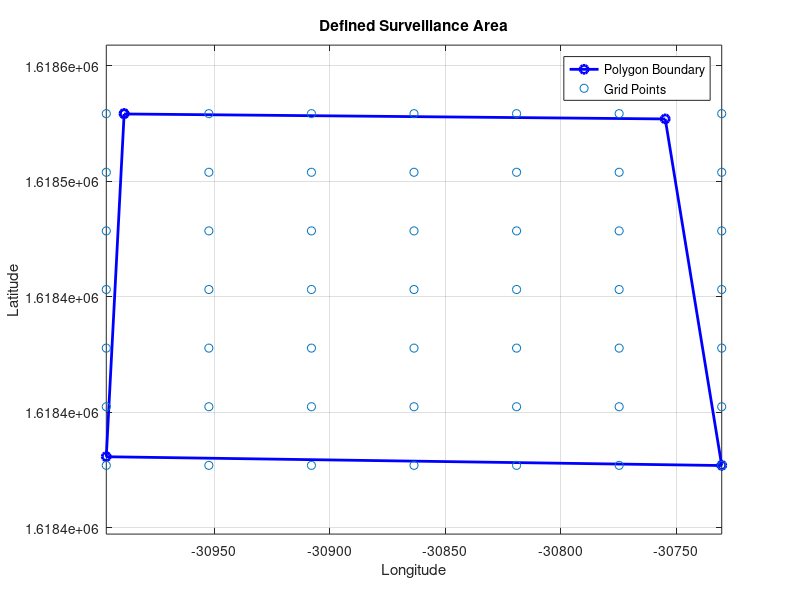

Write MATLAB code to recreate this figure. (Note: this script raises an error after producing the figure.)
% =========================================================================
% REAL COORDINATE TEST
polygon_vertices = [
    53.950974807525206, -1.0329672619323844;
    53.946024591620926, -1.033224753997814;
    53.945898302917456, -1.0243412777404899;
    53.95089904334211, -1.0251566692810172;
    53.950974807525206, -1.0329672619323844 % Close the loop
];

% Scale values
polygon_vertices = polygon_vertices * 30000;

% Plot the polygon
figure;
plot(polygon_vertices(:,2), polygon_vertices(:,1), 'b-o', 'LineWidth', 2);
xlabel('Longitude');
ylabel('Latitude');
title('Defined Surveillance Area');
grid on;
axis equal;

% Define grid resolution (adjust as needed)
num_divisions_x = 7;  % Number of divisions along latitude
num_divisions_y = 7;  % Number of divisions along longitude

lat_min = min(polygon_vertices(:,1));
lat_max = max(polygon_vertices(:,1));
lon_min = min(polygon_vertices(:,2));
lon_max = max(polygon_vertices(:,2));

% Generate a grid of waypoints
lat_values = linspace(lat_min, lat_max, num_divisions_x);
lon_values = linspace(lon_min, lon_max, num_divisions_y);
[lon_grid, lat_grid] = ndgrid(lon_values, lat_values);

% Convert to list of waypoints
grid_waypoints = [lat_grid(:), lon_grid(:)];

% Plot the grid points
hold on;
scatter(grid_waypoints(:,2), grid_waypoints(:,1), 'r*');
legend('Polygon Boundary', 'Grid Points');

square_size = [30, 30]; 
square_centres = grid_waypoints;
square_corners = calculate_square_corner_coordinates(square_centres, square_size);

start_pos = [lat_min, lon_min];
goal_pos = [lat_max, lon_max];
% =========================================================================

% =========================================================================
% SIMULATED AREA
% 
% % Setup environment and algorithm constraints
% % Size of environment
% x_max = 100;
% y_max = 100;
% 
% % Range of surveillance area
% x_range = [0, x_max]; % meters
% y_range = [0, y_max]; 
% 
% square_size = [20, 20]; % Each square's dimensions
% 
% % Step size between squares
% square_step_size = square_size;
% 
% % Generate coordinates spread across the surveillance area
% [x, y] = ndgrid(x_range(1):square_step_size(1):x_range(2), y_range(1):square_step_size(2):y_range(2));
% 
% % Coordintaes for the centres of each square
% square_centres = [x(:), y(:)];
% 
% % Coordinates for corners for each square
% square_corners = calculate_square_corner_coordinates(square_centres, square_size);
% polygon_corners = calculate_polygon_corner_coordinates(polygon_vertices); 
% 
% % Start and end position of UAV
% start_pos = [50, -20];
% goal_pos = [50, 120];
% =========================================================================


figure;
hold on;
% Plot start and goal positions
plot(start_pos(1), start_pos(2), 'go', 'MarkerSize', 10, 'MarkerFaceColor', 'g'); % Start
plot(goal_pos(1), goal_pos(2), 'ro', 'MarkerSize', 10, 'MarkerFaceColor', 'r'); % Goal

% Draw squares at each center position in red
num_points = size(square_centres, 1);
for i = 1:num_points
    % Define bottom-left corner of square
    bottom_left = square_centres(i,:) - square_size / 4;
    % Draw red square
    rectangle('Position', [bottom_left, square_size/2], 'EdgeColor', 'c', 'LineWidth', 1);
end

% Plot cuboid centres
scatter(square_corners(:,1), square_corners(:,2), 20, 'filled', 'b');

% SETUP ALGORITHM PARAMETERS
% Square corner index
index = 1;
% Define starting coordinate
start_coord = start_pos;
% Number of squares to search (== num images to take)
num_squares = size(square_centres, 1);

% Determine grid row length
square_row_length = sqrt(num_squares);

% Initialise array for storing coordinate path
coordinate_path = zeros(num_squares+2, 2);
coordinate_path(1, :) = start_pos;

waypoint_path = [];
num_waypoints_per_coord = 20;

% Start by moving left to right
left_to_right = true;

% Initialise Dubins path algorithm
connectionObj = uavDubinsConnection;
connectionObj.MaxRollAngle = 1;

% Direction UAV arrived at the previous square corner
prev_arrival_dir = 0;

for i = 1:(num_squares+1)
    % If all squares calculated for, find path to goal position
    if i == (num_squares + 1)
        closest_corner_coord = goal_pos;
    else
        % Find the distances between the start_coord and next set of corners
        distances = sqrt(sum((square_corners(index:index+3, :) - start_coord).^2, 2));
        % Calculate the index of the closest corner
        [~, closest_corner_index] = min(distances);
        % Get the closest corner coordinate from the corner index
        closest_corner_coord = square_corners((closest_corner_index-1)+index, :);
    end
    
    % Calculate departure and arrival directions between each square
    [departure_dir, arrival_dir] = calculate_directions(start_coord, closest_corner_coord);
    
    % Calculate start and goal position for dubins connection
    start_pose = [start_coord, 0, prev_arrival_dir];
    goal_pose = [closest_corner_coord, 0, arrival_dir];
    prev_arrival_dir = arrival_dir;
    % Calculate Dubins Path and display on plot
    [pathSegObj, pathCosts] = connect(connectionObj, start_pose, goal_pose);
    show(pathSegObj{1})

    dubinsPath = pathSegObj{1};
    segment_waypoints = interpolate(dubinsPath, linspace(0, dubinsPath.Length, num_waypoints_per_coord));

    waypoint_path = [waypoint_path; segment_waypoints];

    % Update coordinate path array
    coordinate_path(i+1, :) = closest_corner_coord;
    % Update the new start coord
    start_coord = closest_corner_coord;
    
    % Detect end of row
    if mod(i, (square_row_length)) == 0
        % Switch row direction
        left_to_right = ~left_to_right;
        % Move up/down to the next row
        next_row_index = index + square_row_length * 4; % Move to next row
        if next_row_index <= size(square_corners, 1)
            index = next_row_index;
            continue; % Skip to next iteration
        end
    end

    % Move to the next square
    if left_to_right
        index = index + 4;  % Move forward
    else
        index = index - 4;  % Move backward
    end
end


% Labels and Grid
xlabel('X (m)');
ylabel('Y (m)');
title('UAV Shortest Path Through Each Image Location');
grid on;
axis equal;
hold off;

% Extract x, y coordinates from all stored waypoints
x = waypoint_path(:,1);
y = waypoint_path(:,2);

% Plot the full path with all waypoints
figure;
plot(x, y, 'bo-'); % Blue circles for waypoints, line connecting them
hold on;
grid on;
xlabel('X');
ylabel('Y');
title('Progressively Stored Dubins Path Waypoints');
legend('Waypoints');


function [square_corners] = calculate_square_corner_coordinates(square_centres, square_size)
    % Calculate square corners from each central square position 
    num_squares = size(square_centres, 1);
    square_radius = square_size(1) / 4;
    square_corners = zeros(num_squares * 4, 2); % 4 corners per square
    index = 1;
    for i = 1:num_squares
        centre = square_centres(i, :);
        corners = [centre(1) - square_radius, centre(2) + square_radius;
                   centre(1) + square_radius, centre(2) + square_radius;
                   centre(1) + square_radius, centre(2) - square_radius;
                   centre(1) - square_radius, centre(2) - square_radius];
        square_corners(index:index+3, :) = corners;
        index = index + 4;
    end
end

function [polygon_corners] = calculate_polygon_corner_coordinates(polygon_vertices)
    num_polygons = numel(polygon_vertices, 1);
    polygon_corners = [];
    for i = 1:num_polygons
        polygon_corners = [polygon_corners; polygon_vertices(i, :)];
    end
end

function [departure_dir, arrival_dir] = calculate_directions(coord1, coord2)
    % Calculate direction vector between two coordiantes
    direction_vector = coord2 - coord1;
    
    % Determine departure direction
    departure_dir = atan2(direction_vector(2), direction_vector(1));
    % Determine arrival direction (opposite of departure)
    arrival_dir = atan2(direction_vector(2), direction_vector(1));
end

function [image_coordinates, waypoints] = smooth_coordinate_path(coordinate_path, waypoint_path, num_waypoints_per_coord)
    % Smooths the calculated path by skipping unnecessary waypoints if a 
    % lower-energy Dubins path exists.

    num_coordinates = size(coordinate_path, 1);
    optimized_path = [coordinate_path(1, :)];  % Start position remains the same

    % Initialise Dubins path algorithm
    connectionObj = uavDubinsConnection;
    connectionObj.MaxRollAngle = 1.1;
    
    % Previous arrival direction
    prev_arrival_dir = 0;
    i = 1;
    waypoints = [];

    while i < num_coordinates
        current_coord = coordinate_path(i, :);
        
        % Try skipping one or more waypoints to reduce path cost
        best_next_index = i + 1; % Default next step
        min_cost = inf;
        best_segment = [];

        for j = i+1:min(i+3, num_coordinates)  % Look ahead up to 3 waypoints
            next_coord = coordinate_path(j, :);
            
            % Calculate Dubins path cost from current to next_coord
            [departure_dir, arrival_dir] = calculate_directions(current_coord, next_coord);
            start_pose = [current_coord, 0, prev_arrival_dir];
            goal_pose = [next_coord, 0, arrival_dir];
            prev_arrival_dir = arrival_dir;

            
            % Compute Dubins path
            [pathSegObj, pathCosts] = connect(connectionObj, start_pose, goal_pose);
            
            if pathCosts < min_cost
                min_cost = pathCosts;
                best_next_index = j;
                best_segment = pathSegObj{1};
            end
        end
        
        % Store the best waypoint
        optimized_path = [optimized_path; coordinate_path(best_next_index, :)];
        
        % Generate and store waypoints for the smoothed segment
        segment_waypoints = interpolate(best_segment, linspace(0, best_segment.Length, num_waypoints_per_coord));
        waypoints = [waypoints; segment_waypoints];

        % Move to the selected next coordinate
        i = best_next_index;
    end

    % Output optimized coordinates
    image_coordinates = optimized_path;
end
